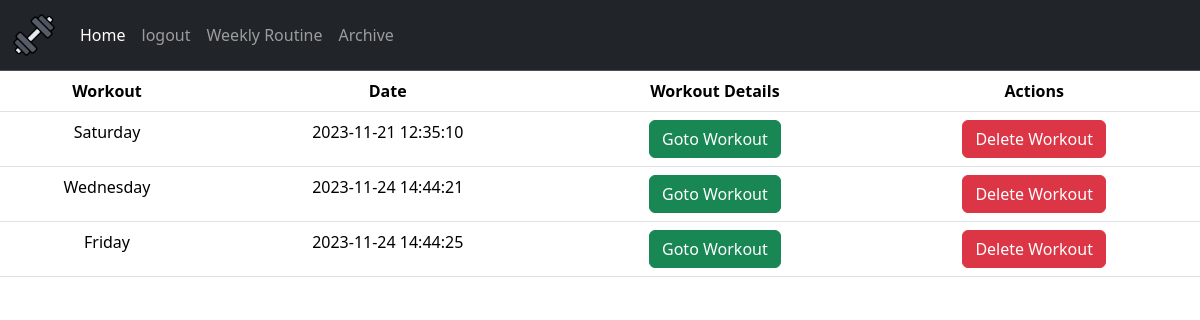
The app's page /archive (signed in), older data.
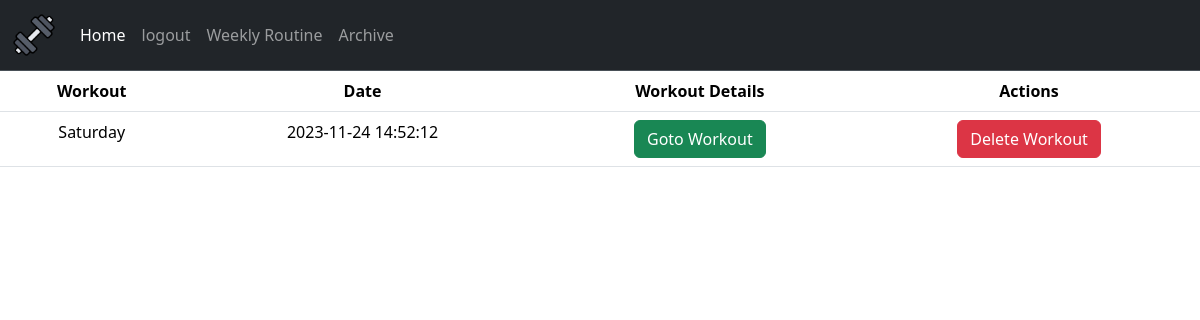
The same page, newer data.
### webapp/tables.py (models this page shows)
class Workout(db.Model):
    id = db.Column(db.Integer, primary_key = True)
    date = db.Column(db.DateTime(timezone=True), default = func.now())
    day = db.Column(db.String(12), nullable = False)
    user_id = db.Column(db.Integer, db.ForeignKey('user.id'))
    workout_number = db.Column(db.Integer, nullable=False, unique=False)

### webapp/routes.py (the view)
@routes.route("/archive")
@login_required
def archive():
    workouts = db.session.query(Workout).filter_by(user_id = current_user.id).all()
    return render_template("archive.html", workouts = workouts)

### webapp/templates/archive.html (shortened to what this page needs)
{% extends "layout.html" %}
{% block main %}
<div class="containter-fluid fs-6">
    <table class="table text-sm-center">
        <thead>
            <tr>
                <th scope="col">Workout</th>
                <th scope="col">Date</th>
                <th scope="col">Workout Details</th>
                <th scope="col">Actions</th>
            </tr>
        </thead>
        {% for workout in workouts %}
        <tr>
            <td>{{ workout.day }}</td>
            <td>{{ workout.date }}</td>
            <td><a href="workout/{{ workout.id }}"><button class="btn btn-success">Goto Workout</button></a></td>
            <td><a href="delete_w/{{ workout.id }}"><button class="btn btn-danger">Delete Workout</button></a></td>
        </tr>
        {% endfor %}
    </table>
</div>
{% endblock %}

### webapp/templates/layout.html (shortened to what this page needs)
<!DOCTYPE html>
<html>
  <head>
    <link
      href="https://cdn.jsdelivr.net/npm/bootstrap@5.3.2/dist/css/bootstrap.min.css"
      rel="stylesheet"
    />
    <link rel="stylesheet" href="{{ url_for('static', filename='styles.css') }}" />
  </head>
  <body>
    <nav
      class="navbar navbar navbar-expand-lg bg-dark border-bottom border-body"
      data-bs-theme="dark"
    >
      <div class="container-fluid">
        <a class="navbar-brand" href="/">
          <img src="{{ url_for('static', filename='icon.png') }}" wdith="50" height="44" alt="Workout Icon">
        </a>
        <div class="collapse navbar-collapse" id="navbarNavAltMarkup">
          <div class="navbar-nav">
            {% if current_user.is_authenticated %}
            <a
              class="nav-link active"
              aria-current="page"
              href="{{ url_for('routes.index') }}"
              >Home</a
            >
            <a class="nav-link" href="{{ url_for('auth.logout') }}">logout</a>
            <a class="nav-link" href="{{ url_for('routes.routine') }}">Weekly Routine</a>
            <a class="nav-link" href="{{ url_for('routes.archive' )}}">Archive</a>
            {% else %}
            <a class="nav-link" href="{{ url_for('auth.login') }}">Login</a>
            <a class="nav-link" href="{{ url_for('auth.register') }}"
              >Register</a
            >
            {% endif %}
          </div>
        </div>
      </div>
    </nav>
    <main>{% block main %}{% endblock %}</main>
  </body>
</html>

Row changes from the older to the newer data that the page shows:
removed Workout: day "Wednesday", date "2023-11-24 14:44:21"
removed Workout: day "Friday", date "2023-11-24 14:44:25"
changed Workout "Saturday": date "2023-11-21 12:35:10" → "2023-11-24 14:52:12"
